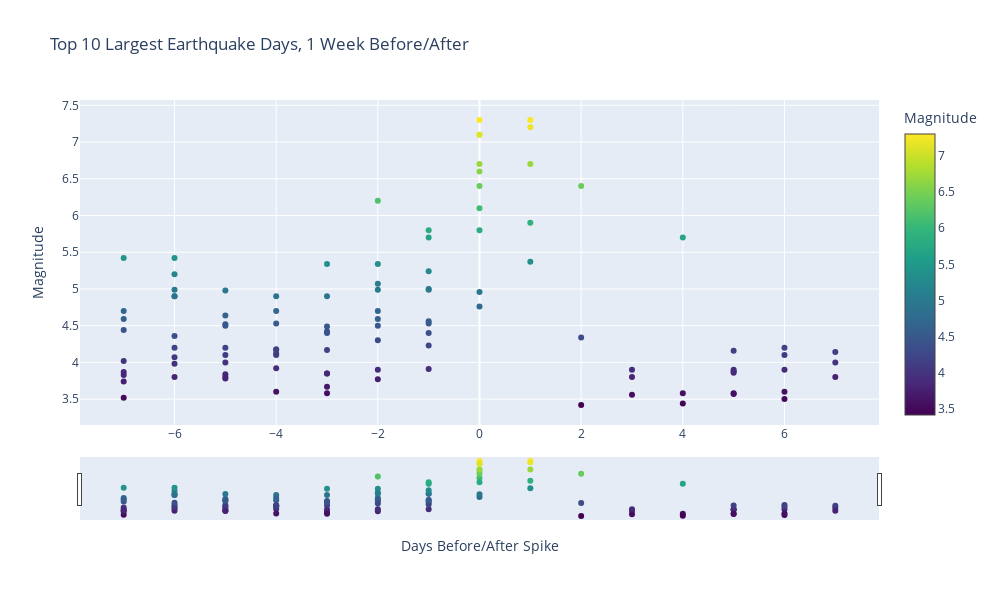

Notebook cell for this chart:
### Code cell
# Initialize an empty DataFrame to store the combined filtered data
filtered_data_df = pd.DataFrame()

# For each of the top 10 "mag" values, extract and combine the data points one week before and after
for index, row in usgs_grouped_max_top10.iterrows():
    current_time = row['time']
    previous_time = current_time - one_week
    next_time = current_time + one_week
    
    filtered_data_before = usgs_grouped_max[(usgs_grouped_max['time'] >= previous_time) & (usgs_grouped_max['time'] < current_time)].copy()
    filtered_data_before['days_until_large_value'] = (current_time - filtered_data_before['time']).dt.days  # Calculate days until the large value
    
    filtered_data_after = usgs_grouped_max[(usgs_grouped_max['time'] <= next_time) & (usgs_grouped_max['time'] >= current_time)].copy()
    filtered_data_after['days_until_large_value'] = (current_time - filtered_data_after['time']).dt.days  # Calculate days until the large value
    
    filtered_data_df = pd.concat([filtered_data_df, filtered_data_before, filtered_data_after])

fig = go.Figure()

scatter = go.Scatter(
    x=filtered_data_df['days_until_large_value'],
    y=filtered_data_df['mag'],
    mode='markers',
    marker=dict(
        size=6,  # Set an appropriate marker size
        color=filtered_data_df['mag'],
        colorscale='Viridis',
        colorbar=dict(title='Magnitude'),
    ),
    text=filtered_data_df['time'],  # You can customize the hover text as needed
)

fig.add_trace(scatter)

fig.update_layout(
    title='Top 10 Largest Earthquake Days, 1 Week Before/After',
    xaxis=dict(title='Days Before/After Spike'),
    yaxis=dict(title='Magnitude'),
    width=1000,
    height=600,
)

# Add interactivity
fig.update_xaxes(rangeslider_visible=True)
fig.update_layout(dragmode='pan')

fig.show()

### Figure 1 — Plotly figure (JSON) as saved in the notebook; plotly's stock layout.template omitted (floating-point values rounded to 4 significant figures)
{"data": [{"marker": {"color": [6.6, 4.4, 3.77, 3.67, 3.78, 3.98, 3.52, 4, 3.5, 3.86, 3.8, 6.1, 5.7, 6.2, 4.9, 4.9, 4, 4.9, 4.7, 6.7, 4.76, 3.91, 4.5, 3.85, 3.92, 3.84, 5.2, 4.02, 4.14, 3.88, 5.7, 3.9, 3.42, 5.9, 6.4, 5, 4.7, 4.4, 3.6, 4.2, 4.2, 3.74, 3.9, 3.58, 7.3, 5.8, 4.99, 5.34, 4.17, 4.1, 3.8, 5.42, 3.9, 3.58, 7.3, 5.8, 4.99, 5.34, 4.17, 4.1, 3.8, 5.42, 4.44, 4.1, 3.57, 6.7, 5.24, 5.07, 3.85, 4.53, 4.64, 4.07, 4.59, 3.6, 7.1, 4.23, 4.59, 4.49, 4.12, 4.98, 4.99, 4.16, 3.56, 4.34, 7.2, 4.96, 4.56, 4.3, 4.42, 4.7, 4.5, 4.36, 3.87, 3.8, 4.2, 3.44, 6.4, 5.37, 7.1, 4.53, 3.9, 3.58, 4.18, 4.52, 4.9, 3.83], "colorbar": {"title": {"text": "Magnitude"}}, "colorscale": [[0, "#440154"], [0.1111, "#482878"], [0.2222, "#3e4989"], [0.3333, "#31688e"], [0.4444, "#26828e"], [0.5556, "#1f9e89"], [0.6667, "#35b779"], [0.7778, "#6ece58"], [0.8889, "#b5de2b"], [1, "#fde725"]], "size": 6}, "mode": "markers", "text": ["1971-02-09T00:00:00", "1971-02-10T00:00:00", "1971-02-11T00:00:00", "1971-02-12T00:00:00", "1971-02-14T00:00:00", "1971-02-15T00:00:00", "1971-02-16T00:00:00", "1980-05-18T00:00:00", "1980-05-19T00:00:00", "1980-05-20T00:00:00", "1980-05-22T00:00:00", "1980-05-25T00:00:00", "1980-05-26T00:00:00", "1980-05-27T00:00:00", "1980-05-28T00:00:00", "1980-05-29T00:00:00", "1980-05-30T00:00:00", "1980-05-31T00:00:00", "1980-06-01T00:00:00", "1983-05-02T00:00:00", "1983-05-03T00:00:00", "1983-05-04T00:00:00", "1983-05-05T00:00:00", "1983-05-06T00:00:00", "1983-05-07T00:00:00", "1983-05-08T00:00:00", "1983-05-09T00:00:00", "1983-05-10T00:00:00", "1986-07-14T00:00:00", "1986-07-16T00:00:00", "1986-07-17T00:00:00", "1986-07-18T00:00:00", "1986-07-19T00:00:00", "1986-07-20T00:00:00", "1986-07-21T00:00:00", "1986-07-22T00:00:00", "1986-07-23T00:00:00", "1986-07-24T00:00:00", "1986-07-25T00:00:00", "1986-07-26T00:00:00", "1986-07-27T00:00:00", "1986-07-28T00:00:00", "1992-06-23T00:00:00", "1992-06-24T00:00:00", "1992-06-28T00:00:00", "1992-06-29T00:00:00", "1992-06-30T00:00:00", "1992-07-01T00:00:00", "1992-07-02T00:00:00", "1992-07-03T00:00:00", "1992-07-04T00:00:00", "1992-07-05T00:00:00", "1992-06-23T00:00:00", "1992-06-24T00:00:00", "1992-06-28T00:00:00", "1992-06-29T00:00:00", "1992-06-30T00:00:00", "1992-07-01T00:00:00", "1992-07-02T00:00:00", "1992-07-03T00:00:00", "1992-07-04T00:00:00", "1992-07-05T00:00:00", "1992-07-06T00:00:00", "1994-01-11T00:00:00", "1994-01-12T00:00:00", "1994-01-17T00:00:00", "1994-01-18T00:00:00", "1994-01-19T00:00:00", "1994-01-20T00:00:00", "1994-01-21T00:00:00", "1994-01-22T00:00:00", "1994-01-23T00:00:00", "1994-01-24T00:00:00", "1999-10-10T00:00:00", "1999-10-16T00:00:00", "1999-10-17T00:00:00", "1999-10-18T00:00:00", "1999-10-19T00:00:00", "1999-10-20T00:00:00", "1999-10-21T00:00:00", "1999-10-22T00:00:00", "2010-03-31T00:00:00", "2010-04-02T00:00:00", "2010-04-03T00:00:00", "2010-04-04T00:00:00", "2010-04-05T00:00:00", "2010-04-06T00:00:00", "2010-04-07T00:00:00", "2010-04-08T00:00:00", "2010-04-09T00:00:00", "2010-04-10T00:00:00", "2010-04-11T00:00:00", "2010-04-12T00:00:00", "2019-06-29T00:00:00", "2019-06-30T00:00:00", "2019-07-02T00:00:00", "2019-07-04T00:00:00", "2019-07-05T00:00:00", "2019-07-06T00:00:00", "2019-07-07T00:00:00", "2019-07-08T00:00:00", "2019-07-09T00:00:00", "2019-07-10T00:00:00", "2019-07-11T00:00:00", "2019-07-12T00:00:00", "2019-07-13T00:00:00"], "type": "scatter", "x": [0, -1, -2, -3, -5, -6, -7, 7, 6, 5, 3, 0, -1, -2, -3, -4, -5, -6, -7, 1, 0, -1, -2, -3, -4, -5, -6, -7, 7, 5, 4, 3, 2, 1, 0, -1, -2, -3, -4, -5, -6, -7, 5, 4, 0, -1, -2, -3, -4, -5, -6, -7, 6, 5, 1, 0, -1, -2, -3, -4, -5, -6, -7, 6, 5, 0, -1, -2, -3, -4, -5, -6, -7, 6, 0, -1, -2, -3, -4, -5, -6, 5, 3, 2, 1, 0, -1, -2, -3, -4, -5, -6, -7, 7, 6, 4, 2, 1, 0, -1, -2, -3, -4, -5, -6, -7], "y": [6.6, 4.4, 3.77, 3.67, 3.78, 3.98, 3.52, 4, 3.5, 3.86, 3.8, 6.1, 5.7, 6.2, 4.9, 4.9, 4, 4.9, 4.7, 6.7, 4.76, 3.91, 4.5, 3.85, 3.92, 3.84, 5.2, 4.02, 4.14, 3.88, 5.7, 3.9, 3.42, 5.9, 6.4, 5, 4.7, 4.4, 3.6, 4.2, 4.2, 3.74, 3.9, 3.58, 7.3, 5.8, 4.99, 5.34, 4.17, 4.1, 3.8, 5.42, 3.9, 3.58, 7.3, 5.8, 4.99, 5.34, 4.17, 4.1, 3.8, 5.42, 4.44, 4.1, 3.57, 6.7, 5.24, 5.07, 3.85, 4.53, 4.64, 4.07, 4.59, 3.6, 7.1, 4.23, 4.59, 4.49, 4.12, 4.98, 4.99, 4.16, 3.56, 4.34, 7.2, 4.96, 4.56, 4.3, 4.42, 4.7, 4.5, 4.36, 3.87, 3.8, 4.2, 3.44, 6.4, 5.37, 7.1, 4.53, 3.9, 3.58, 4.18, 4.52, 4.9, 3.83]}], "layout": {"dragmode": "pan", "height": 600, "title": {"text": "Top 10 Largest Earthquake Days, 1 Week Before/After"}, "width": 1000, "xaxis": {"rangeslider": {"visible": true}, "title": {"text": "Days Before/After Spike"}}, "yaxis": {"title": {"text": "Magnitude"}}}}
